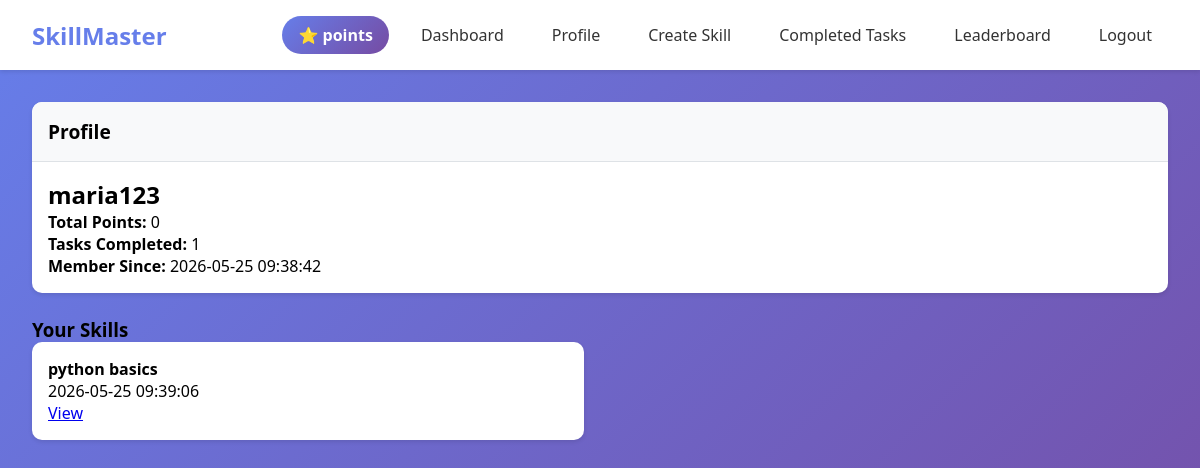
The page /profile (signed in) on the database as committed earlier.
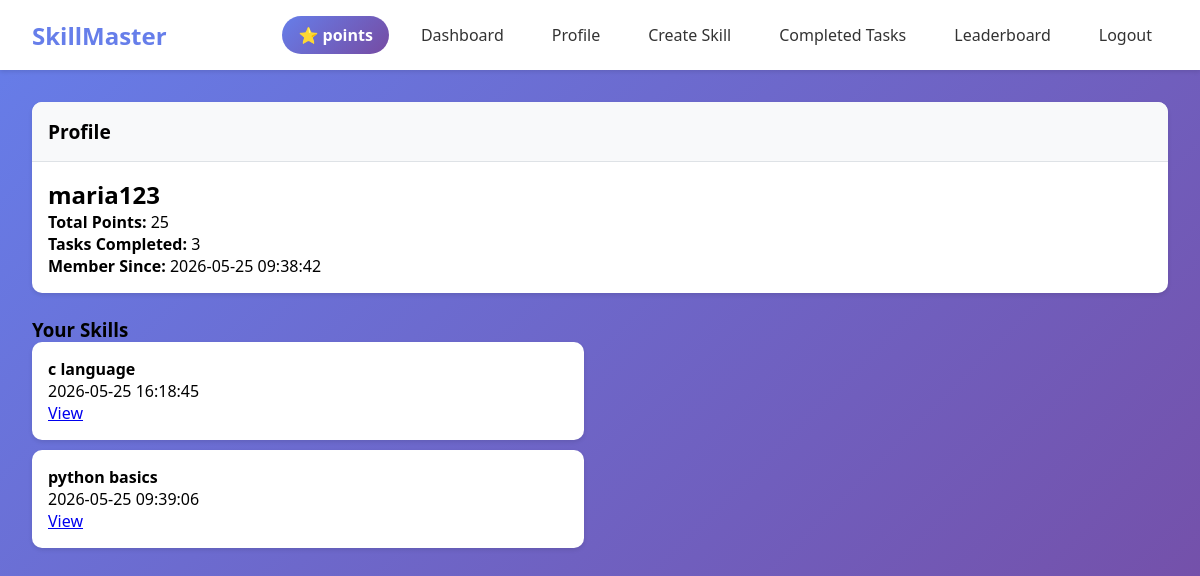
The same page on the database as committed later.
### tables this page shows
CREATE TABLE users (
            id INTEGER PRIMARY KEY AUTOINCREMENT,
            username TEXT UNIQUE NOT NULL,
            password TEXT NOT NULL,
            created_at TIMESTAMP DEFAULT CURRENT_TIMESTAMP
        , total_points INTEGER DEFAULT 0);

CREATE TABLE skills (
            id INTEGER PRIMARY KEY AUTOINCREMENT,
            name TEXT NOT NULL,
            description TEXT,
            created_by INTEGER,
            created_at TIMESTAMP DEFAULT CURRENT_TIMESTAMP,
            is_active BOOLEAN DEFAULT 1,
            FOREIGN KEY (created_by) REFERENCES users (id)
        );

### app.py (the view)
@app.route("/profile")
def profile():
    if "user_id" not in session:
        return redirect(url_for("login"))
    with sqlite3.connect("users.db") as conn:
        cursor = conn.cursor()
        cursor.execute("""
            SELECT id, username, total_points, created_at
            FROM users
            WHERE id = ?
        """, (session["user_id"],))
        user = cursor.fetchone()
        cursor.execute("""
            SELECT id, name, created_at
            FROM skills
            WHERE created_by = ?
            ORDER BY created_at DESC
        """, (session["user_id"],))
        skills = cursor.fetchall()
        cursor.execute("""
            SELECT COUNT(*)
            FROM task_completions
            WHERE user_id = ?
        """, (session["user_id"],))
        completed_count = cursor.fetchone()[0]
    return render_template(
        "profile.html",
        user=user,
        skills=skills,
        completed_count=completed_count
    )

### templates/profile.html (shortened to what this page needs)
{% extends "base.html" %}
{% block content %}
<div class="card">
    <div class="card-header">
        Profile
    </div>
    <div class="card-body">
        <h2>{{ user[1] }}</h2>
        <p><strong>Total Points:</strong> {{ user[2] }}</p>
        <p><strong>Tasks Completed:</strong> {{ completed_count }}</p>
        <p><strong>Member Since:</strong> {{ user[3] }}</p>
    </div>
</div>
<div style="display: grid; grid-template-columns: 1fr 1fr; gap: 2rem; margin-top: 20px;">
    <div>
        <h3>Your Skills</h3>
        {% for skill in skills %}
            <div class="card" style="margin-bottom: 10px;">
                <div class="card-body">
                    <h4>{{ skill[1] }}</h4>
                    <p>{{ skill[2] }}</p>
                    <a href="{{ url_for('view_skill', skill_id=skill[0]) }}">
                        View
                    </a>
                </div>
            </div>
        {% else %}
            <p>No skills created yet.</p>
        {% endfor %}
    </div>
</div>
{% endblock %}

Rows that differ between the two databases and show on the page:
changed users "maria123": total_points "0" → "25"
added skills: name "c language", created_at "2026-05-25 16:18:45"
Other text that changed with them:
{{ completed_count }}: "1" → "3"
